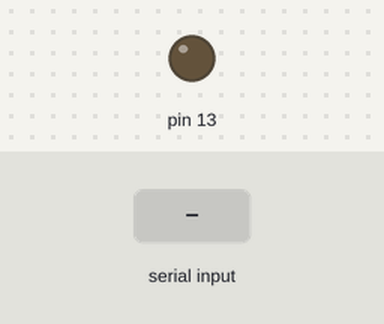
Bench run of a sketch on a simulated Arduino Uno, built with avr-gcc and run on an emulated ATmega328P. Shown: output pins drawn as LEDs (lit = HIGH). Inputs (shaded band) come from the test bench. What the sketch prints to the serial monitor is not drawn.

Above: at 1.2 s.
1.3 s: "O" received over the second serial link
At 2.3 s:
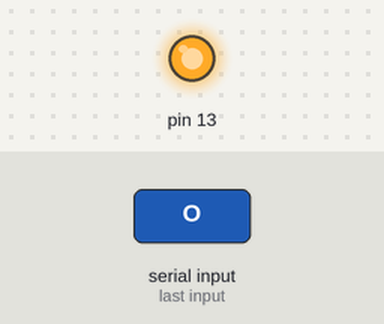
2.8 s: "X" received over the second serial link
At 3.5 s:
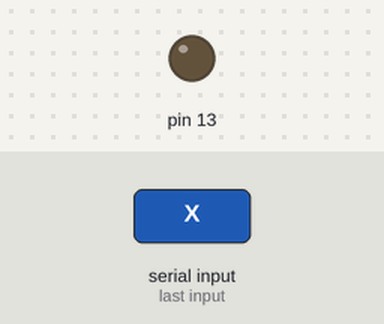
Timing chart, 0 to 5.8 s (numbered marks = the images above; inputs shaded):
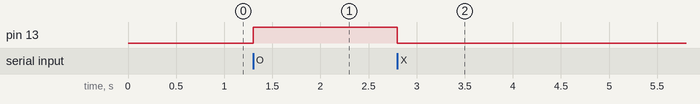

Measured:
- after the input at 1.3 s, pin 13: LOW → HIGH at once
- after the input at 2.8 s, pin 13: HIGH → LOW at once

The sketch:

BluetoothControl.ino
```cpp
//define
#include <SoftwareSerial.h>
SoftwareSerial BT(2,3);
char switchLed;

//setup
void setup()
{
Serial.begin(9600);//pin 0,1
BT.begin(9600);//pin 0,1
pinMode(13, OUTPUT);
}

//loop
void loop()
{
 if(Serial.available()>0){
    BT.print(Serial.read());


  }

 if(BT.available() >0){
  switchLed = BT.read();
  if(switchLed == 'O')
        digitalWrite(13,HIGH);
  if(switchLed == 'X')
        digitalWrite(13,LOW);
  }
  Serial.print(switchLed);

}
```
